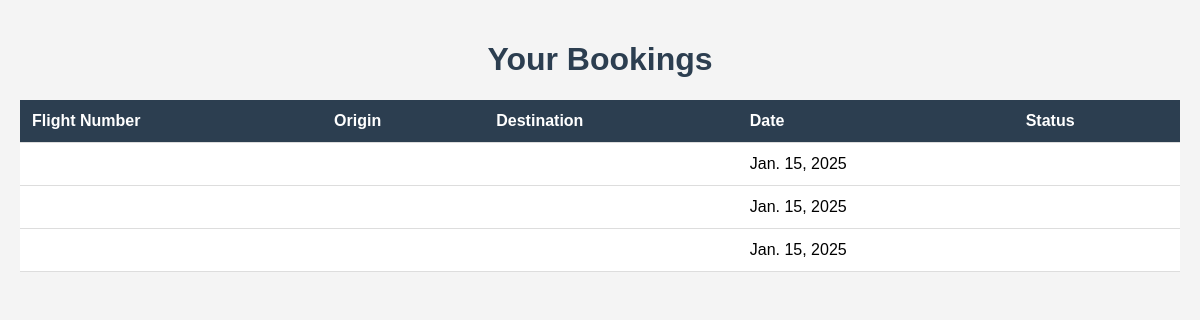
Page /view_bookings/ (signed in) on the committed database.
### app/models.py (models this page shows)
class Booking(models.Model):
    user = models.ForeignKey(User, on_delete=models.CASCADE)
    passenger_name = models.CharField(max_length=100)
    flight = models.ForeignKey(Flight, on_delete=models.CASCADE)
    date = models.DateField(auto_now_add=True)
    status = models.CharField(max_length=20, choices=[('Confirmed', 'Confirmed'),('Cancelled', 'Cancelled'),])
    class_type = models.CharField(max_length=50)

### app/views.py (the view)
# urls.py: path('view_bookings/', views.view_bookings, name='view_bookings'),
def view_bookings(request):
    user = request.user  # Get the currently logged-in user
    bookings = Booking.objects.filter(user=user).select_related('flight').order_by('-date')
    paginator = Paginator(bookings, 5)
    page_number = request.GET.get('page')
    page_obj = paginator.get_page(page_number)
    return render(
        request,
        'user/view_bookings.html',
        {'bookings': page_obj, 'total_bookings': bookings.count()}
    )

### templates/user/view_bookings.html (shortened to what this page needs)
<!DOCTYPE html>
<html lang="en">
<head>
</head>
<body>
    <h1>Your Bookings</h1>
    {% if bookings %}
    <table>
        <thead>
            <tr>
                <th>Flight Number</th>
                <th>Origin</th>
                <th>Destination</th>
                <th>Date</th>
                <th>Status</th>
            </tr>
        </thead>
        <tbody>
            {% for booking in bookings %}
            <tr>
                <td>{{ booking.flight_number }}</td>
                <td>{{ booking.origin }}</td>
                <td>{{ booking.destination }}</td>
                <td>{{ booking.date }}</td>
                <td>{{ booking.status }}</td>
            </tr>
            {% endfor %}
        </tbody>
    </table>
    {% else %}
    <div class="no-data">You have no bookings yet.</div>
    {% endif %}
</body>
</html>

### templates/user/view_bookings.html (style rules this page uses)
body { font-family: Arial, sans-serif; margin: 0; padding: 20px; background-color: #f4f4f4; }
h1 { text-align: center; color: #2c3e50; }
table { width: 100%; border-collapse: collapse; margin-top: 20px; background-color: #ffffff; }
th, td { padding: 12px; text-align: left; border-bottom: 1px solid #ddd; }
th { background-color: #2c3e50; color: white; }

### rows in the picture
Booking: date "Jan. 15, 2025"
Booking: date "Jan. 15, 2025"
Booking: date "Jan. 15, 2025"
